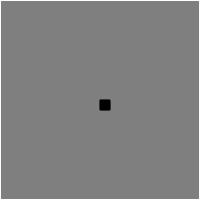
Frame 1 (no input)
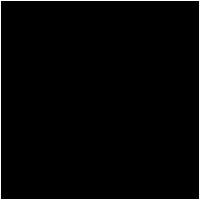
Frame 60 (no input)
Frame 120 (the mouse pressed at the canvas centre since frame 60): identical to frame 60, image omitted

The p5.js sketch that drew these frames (run headless with seeded random() and noise() and a simulated clock; from frame 60 on, the mouse is pressed at the canvas centre):

// p5.js sketch
// ── sketch.js
var grid = [];
var next = [];

var dA = 1;
var dB = 0.5;
var feed = 0.055;
var k = 0.062;

function setup() {
    createCanvas(200, 200);
    pixelDensity(1);

    // create 2d array
    for(var x = 0; x < width; x++) {
        grid[x] = [];
        next[x] = [];
        for(var y = 0; y < height; y++) {
            grid[x][y] = { a: 1, b: 0 };
            next[x][y] = { a: 1, b: 0 };
        }
    }

    for (var i = 100; i<110; i++) {
        for (var j = 100; j<110; j++) {
            grid[i][j].b=1;
        }
    }
    

}

function draw() {
    background(51);

    for(var x = 1; x < width-1; x++) {
        for(var y = 1; y < height-1; y++) {
            var a = grid[x][y].a;
            var b = grid[x][y].b;
            next[x][y].a = a + 
                            (dA + laplaceA(x,y)) - 
                            (a * b * b) + 
                            (feed * (1 - a)); 
            next[x][y].b = b + 
                            (dB + laplaceB(x,y)) + 
                            (a * b * b) - 
                            ((k + feed) * b);

            next[x][y].a = constrain(next[x][y].a, 0, 1);
            next[x][y].b = constrain(next[x][y].b, 0, 1);
        }
    }

    loadPixels();
    for(var x = 0; x < width; x++) {
        for(var y = 0; y < height; y++) {
            var c = color (255, 0 ,100);
            var pix = (x + y * width)*4;
            var a = next[x][y].a;
            var b = next[x][y].b;
            var c = floor((a-b)*255);
            c = constrain(c, 0, 255);
            pixels[pix + 0] = c;
            pixels[pix + 1] = c;
            pixels[pix + 2] = c;
            pixels[pix + 3] = 255;
        }
    }
    updatePixels();

    swap();

}

function laplaceA(x,y) {
    var sumA = 0;
    sumA += grid[x][y].a * -1;
    sumA += grid[x-1][y].a * 0.2;
    sumA += grid[x+1][y].a * 0.2;
    sumA += grid[x][y+1].a * 0.2;
    sumA += grid[x][y-1].a * 0.2;
    sumA += grid[x-1][y-1].a * 0.05;
    sumA += grid[x+1][y-1].a * 0.05;
    sumA += grid[x-1][y+1].a * 0.05;
    sumA += grid[x+1][y+1].a * 0.05;
    return sumA;
}

function laplaceB(x,y) {
    var sumb = 0;
    sumb += grid[x][y].b * -1;
    sumb += grid[x-1][y].b * 0.2;
    sumb += grid[x+1][y].b * 0.2;
    sumb += grid[x][y+1].b * 0.2;
    sumb += grid[x][y-1].b * 0.2;
    sumb += grid[x-1][y-1].b * 0.05;
    sumb += grid[x+1][y-1].b * 0.05;
    sumb += grid[x-1][y+1].b * 0.05;
    sumb += grid[x+1][y+1].b * 0.05;
    return sumb;
}

function swap() {
    var temp = grid;
    grid = next;
    next = temp;
}
